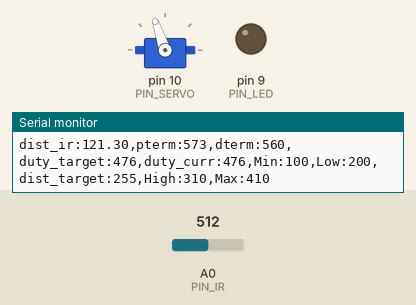
Recording of a sketch running on a simulated Arduino Uno, built with avr-gcc and run on an emulated ATmega328P. Parts: servo, output pins drawn as LEDs (lit = HIGH), the last lines printed to the serial monitor. The test bench sets the inputs (shaded band); at power-on: A0 (PIN_IR) = 512.

Above: at 1.7 s.
1.8 s: A0 (PIN_IR) set to 306
At 3.0 s:
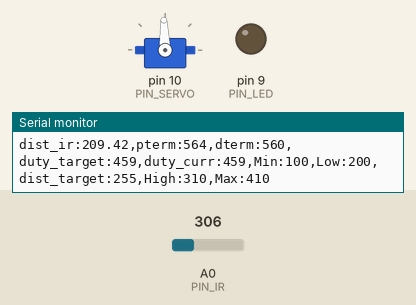
4.8 s: A0 (PIN_IR) set to 245
At 6.3 s:
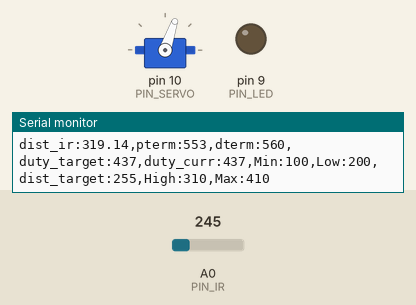
7.8 s: A0 (PIN_IR) set to 171
At 9.0 s:
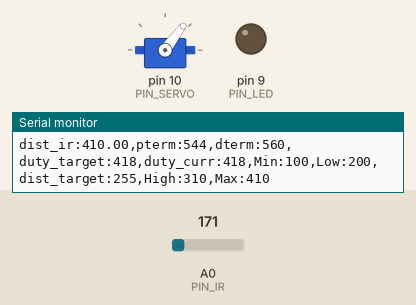
Timing chart, 0 to 10.8 s (numbered marks = the images above; inputs shaded):
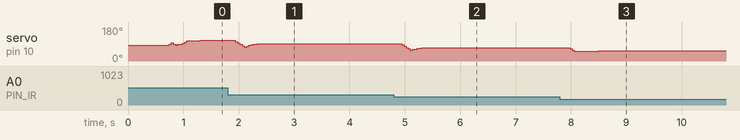

Measured:
- after the input at 7.8 s, servo on pin 10 (PIN_SERVO): 71° → 52° after 0.18 s, → 53° 0.52 s later

The sketch:

pdcontrol_medianfilter.ino
```cpp
#include <Servo.h>
#define PIN_SERVO 10
#define PIN_LED 9
#define PIN_IR A0

#define DIST_TARGET 255
#define DIST_MIN 100
#define DIST_MAX 410

#define DUTY_MIN 1080
#define DUTY_NEU 1400
#define DUTY_MAX 1750

#define SERVO_ANGLE 30
#define SERVO_SPEED 120

#define INTERVAL_DIST 80
#define INTERVAL_SERVO 40
#define INTERVAL_SERIAL 25


#define DIST_ALPHA 0.6

#define _dist_array_length 3


#define _KP 2
#define _KD 20

Servo myservo;

int index = 0;
float dist_array[_dist_array_length];
float dist_array_copy[_dist_array_length];

float dist_target = DIST_TARGET;
float dist_raw,dist_median,dist_ema;

unsigned long last_sampling_time_dist,last_sampling_time_servo,last_sampling_time_serial;
bool event_dist, event_servo, event_serial;

int duty_chg_per_interval;
int duty_target, duty_curr;

float error_curr, error_prev, control, pterm, dterm, iterm;


void setup() {
  myservo.attach(PIN_SERVO);
  pinMode(PIN_LED,OUTPUT);

  duty_target = duty_curr = DUTY_NEU;
  myservo.writeMicroseconds(DUTY_NEU);

  dist_array[_dist_array_length-1] = -1;
  dist_raw = 0;

  delay(500);
  //while(1){}

  Serial.begin(57600);
  duty_chg_per_interval = (DUTY_MAX-DUTY_MIN) * (SERVO_SPEED / 45.0) *(INTERVAL_SERVO/1000.0);
  //(duty_target-duty_curr//microseconds)*(servo_speed/duty gap-->angle conversion)*(interval/1000.0)
  last_sampling_time_dist = 500;
  last_sampling_time_servo = 500;
  last_sampling_time_serial = 500;

  event_dist = false;
  event_servo = false;
  event_serial = false;
}

void loop() {
  // put your main code here, to run repeatedly:
  if (millis() >= last_sampling_time_dist + INTERVAL_DIST) event_dist= true;
  if (millis() >= last_sampling_time_servo + INTERVAL_SERVO) event_servo= true;
  if (millis() >= last_sampling_time_serial + INTERVAL_SERIAL) event_serial= true;

  if(event_dist){
    event_dist = false;
    dist_raw = ir_distance();

  //median code
  if (index == _dist_array_length-1 && dist_array[index] != -1){
    for (int temp_index = 0;temp_index < index;temp_index++){
      dist_array[temp_index] = dist_array[temp_index+1];
    }
    dist_array[index] = dist_raw;
    Copy();
    Ascending_sort();

    if (_dist_array_length%2 == 1) dist_median = dist_array_copy[(index/2)];
     else {
      int temp = (index-1)/2 ;
      dist_median = (dist_array_copy[temp]+dist_array_copy[temp+1])/2 ;
    }
    }

  else if (index == _dist_array_length-1 && dist_array[index] == -1){
    dist_array[index] = dist_raw;
    Copy();
    Ascending_sort();
    if (_dist_array_length%2 == 1) dist_median = dist_array_copy[(index/2)];
     else {
      int temp = (index-1)/2 ;
      dist_median = (dist_array_copy[temp]+dist_array_copy[temp+1])/2 ;
    }
  }

  else {
    dist_array[index] = dist_raw;
    dist_median = 0;
    index += 1;
  }

    //after sampling
    if (index == _dist_array_length-1 && dist_array[index] != -1) {

    dist_raw = dist_median;
    dist_ema = DIST_ALPHA * dist_raw + (1-DIST_ALPHA) * dist_ema;
    dist_raw = dist_ema;

    error_curr = dist_target - dist_raw;
    pterm = _KP * error_curr;
    dterm = _KD * (error_curr - error_prev);
    control = pterm + dterm; // pterm + dterm + iterm
    duty_target = DUTY_NEU + control;

    if(duty_target < DUTY_MIN) duty_target = DUTY_MIN;
    if(duty_target > DUTY_MAX) duty_target = DUTY_MAX;

    error_prev = error_curr;
    }

    last_sampling_time_dist += INTERVAL_DIST;
  }

  if(event_servo){
    event_servo = false;
    if(duty_target > duty_curr){
      duty_curr += duty_chg_per_interval;
      if(duty_curr >= duty_target) duty_curr = duty_target;
    }
    else {
      duty_curr -= duty_chg_per_interval;
      if(duty_curr < duty_target) duty_curr = duty_target;
    }
   myservo.writeMicroseconds(duty_curr);
   last_sampling_time_servo += INTERVAL_SERVO;
  }

  if(event_serial) {
    event_serial = false;
    Serial.print("dist_ir:");
    Serial.print(dist_raw);
    //Serial.print("error_curr:");
    //Serial.print(error_curr);
    //Serial.print("error_prev:");
    //Serial.print(error_prev);
    //Serial.print("difference:");
    //Serial.print(error_curr - error_prev);

    Serial.print(",pterm:");
    Serial.print(map(pterm,-1000,1000,510,610));
    Serial.print(",dterm:");
    Serial.print(map(dterm,-1000,1000,510,610));
    Serial.print(",duty_target:");
    Serial.print(map(duty_target,1000,2000,410,510));
    Serial.print(",duty_curr:");
    Serial.print(map(duty_curr,1000,2000,410,510));
    Serial.println(",Min:100,Low:200,dist_target:255,High:310,Max:410");

    last_sampling_time_serial += INTERVAL_SERIAL;
  }
}

float ir_distance(void){
  float val;
  float cali;
  float volt = float(analogRead(PIN_IR));
  val = ((6762.0/(volt-9.0))-4.0) * 10.0;

  if (val < 181.0)   cali = 100 + 100.0 / (181 - 71) * (val - 71);
  else if (val < 220.0)   cali = 200 + 55.0 / (220 - 181) * (val - 181);
  else if (val < 234.0)   cali = 255 + 45.0 / (234 - 220) * (val - 220);
  else cali = 300 + 110.0 / (306 - 234) * (val - 234);


  return cali>420?410:cali;
}


void Copy() {
  for (int i=0;i<=_dist_array_length - 1;i++)
  dist_array_copy[i] = dist_array[i];
}

void Ascending_sort(){
 float temp;
 for (int i=0;i<_dist_array_length-1;i++){
  for (int k=0;k<_dist_array_length-1;k++) {
  if (dist_array_copy[k]>dist_array_copy[k+1]){
    temp = dist_array_copy[k];
    dist_array_copy[k] = dist_array_copy[k+1];
    dist_array_copy[k+1] = temp;
  }
 }

}
}
```
